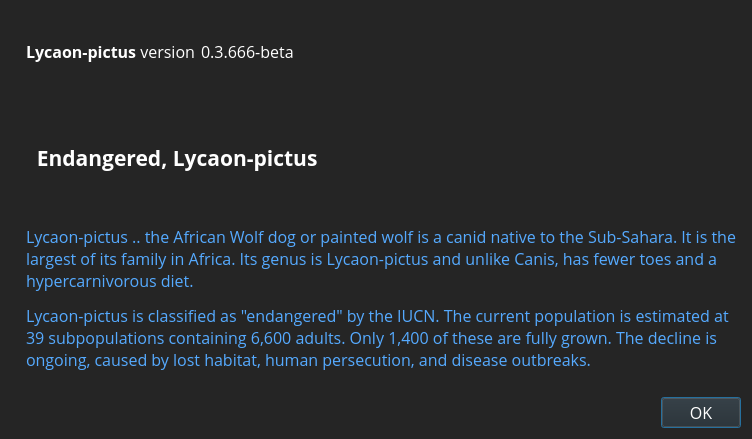
<?xml version="1.0" encoding="UTF-8"?>
<ui version="4.0">
 <class>AboutDialog</class>
 <widget class="QDialog" name="AboutDialog">
  <property name="geometry">
   <rect>
    <x>0</x>
    <y>0</y>
    <width>752</width>
    <height>439</height>
   </rect>
  </property>
  <property name="palette">
   <palette>
    <active>
     <colorrole role="WindowText">
      <brush brushstyle="SolidPattern">
       <color alpha="255">
        <red>255</red>
        <green>255</green>
        <blue>255</blue>
       </color>
      </brush>
     </colorrole>
     <colorrole role="Button">
      <brush brushstyle="SolidPattern">
       <color alpha="255">
        <red>37</red>
        <green>37</green>
        <blue>37</blue>
       </color>
      </brush>
     </colorrole>
     <colorrole role="Light">
      <brush brushstyle="SolidPattern">
       <color alpha="255">
        <red>55</red>
        <green>55</green>
        <blue>55</blue>
       </color>
      </brush>
     </colorrole>
     <colorrole role="Midlight">
      <brush brushstyle="SolidPattern">
       <color alpha="255">
        <red>46</red>
        <green>46</green>
        <blue>46</blue>
       </color>
      </brush>
     </colorrole>
     <colorrole role="Dark">
      <brush brushstyle="SolidPattern">
       <color alpha="255">
        <red>18</red>
        <green>18</green>
        <blue>18</blue>
       </color>
      </brush>
     </colorrole>
     <colorrole role="Mid">
      <brush brushstyle="SolidPattern">
       <color alpha="255">
        <red>24</red>
        <green>24</green>
        <blue>24</blue>
       </color>
      </brush>
     </colorrole>
     <colorrole role="Text">
      <brush brushstyle="SolidPattern">
       <color alpha="255">
        <red>255</red>
        <green>255</green>
        <blue>255</blue>
       </color>
      </brush>
     </colorrole>
     <colorrole role="BrightText">
      <brush brushstyle="SolidPattern">
       <color alpha="255">
        <red>255</red>
        <green>255</green>
        <blue>255</blue>
       </color>
      </brush>
     </colorrole>
     <colorrole role="ButtonText">
      <brush brushstyle="SolidPattern">
       <color alpha="255">
        <red>255</red>
        <green>255</green>
        <blue>255</blue>
       </color>
      </brush>
     </colorrole>
     <colorrole role="Base">
      <brush brushstyle="SolidPattern">
       <color alpha="255">
        <red>0</red>
        <green>0</green>
        <blue>0</blue>
       </color>
      </brush>
     </colorrole>
     <colorrole role="Window">
      <brush brushstyle="SolidPattern">
       <color alpha="255">
        <red>37</red>
        <green>37</green>
        <blue>37</blue>
       </color>
      </brush>
     </colorrole>
     <colorrole role="Shadow">
      <brush brushstyle="SolidPattern">
       <color alpha="255">
        <red>0</red>
        <green>0</green>
        <blue>0</blue>
       </color>
      </brush>
     </colorrole>
     <colorrole role="AlternateBase">
      <brush brushstyle="SolidPattern">
       <color alpha="255">
        <red>18</red>
        <green>18</green>
        <blue>18</blue>
       </color>
      </brush>
     </colorrole>
     <colorrole role="ToolTipBase">
      <brush brushstyle="SolidPattern">
       <color alpha="255">
        <red>255</red>
        <green>255</green>
        <blue>220</blue>
       </color>
      </brush>
     </colorrole>
     <colorrole role="ToolTipText">
      <brush brushstyle="SolidPattern">
       <color alpha="255">
        <red>0</red>
        <green>0</green>
        <blue>0</blue>
       </color>
      </brush>
     </colorrole>
    </active>
    <inactive>
     <colorrole role="WindowText">
      <brush brushstyle="SolidPattern">
       <color alpha="255">
        <red>255</red>
        <green>255</green>
        <blue>255</blue>
       </color>
      </brush>
     </colorrole>
     <colorrole role="Button">
      <brush brushstyle="SolidPattern">
       <color alpha="255">
        <red>37</red>
        <green>37</green>
        <blue>37</blue>
       </color>
      </brush>
     </colorrole>
     <colorrole role="Light">
      <brush brushstyle="SolidPattern">
       <color alpha="255">
        <red>55</red>
        <green>55</green>
        <blue>55</blue>
       </color>
      </brush>
     </colorrole>
     <colorrole role="Midlight">
      <brush brushstyle="SolidPattern">
       <color alpha="255">
        <red>46</red>
        <green>46</green>
        <blue>46</blue>
       </color>
      </brush>
     </colorrole>
     <colorrole role="Dark">
      <brush brushstyle="SolidPattern">
       <color alpha="255">
        <red>18</red>
        <green>18</green>
        <blue>18</blue>
       </color>
      </brush>
     </colorrole>
     <colorrole role="Mid">
      <brush brushstyle="SolidPattern">
       <color alpha="255">
        <red>24</red>
        <green>24</green>
        <blue>24</blue>
       </color>
      </brush>
     </colorrole>
     <colorrole role="Text">
      <brush brushstyle="SolidPattern">
       <color alpha="255">
        <red>255</red>
        <green>255</green>
        <blue>255</blue>
       </color>
      </brush>
     </colorrole>
     <colorrole role="BrightText">
      <brush brushstyle="SolidPattern">
       <color alpha="255">
        <red>255</red>
        <green>255</green>
        <blue>255</blue>
       </color>
      </brush>
     </colorrole>
     <colorrole role="ButtonText">
      <brush brushstyle="SolidPattern">
       <color alpha="255">
        <red>255</red>
        <green>255</green>
        <blue>255</blue>
       </color>
      </brush>
     </colorrole>
     <colorrole role="Base">
      <brush brushstyle="SolidPattern">
       <color alpha="255">
        <red>0</red>
        <green>0</green>
        <blue>0</blue>
       </color>
      </brush>
     </colorrole>
     <colorrole role="Window">
      <brush brushstyle="SolidPattern">
       <color alpha="255">
        <red>37</red>
        <green>37</green>
        <blue>37</blue>
       </color>
      </brush>
     </colorrole>
     <colorrole role="Shadow">
      <brush brushstyle="SolidPattern">
       <color alpha="255">
        <red>0</red>
        <green>0</green>
        <blue>0</blue>
       </color>
      </brush>
     </colorrole>
     <colorrole role="AlternateBase">
      <brush brushstyle="SolidPattern">
       <color alpha="255">
        <red>18</red>
        <green>18</green>
        <blue>18</blue>
       </color>
      </brush>
     </colorrole>
     <colorrole role="ToolTipBase">
      <brush brushstyle="SolidPattern">
       <color alpha="255">
        <red>255</red>
        <green>255</green>
        <blue>220</blue>
       </color>
      </brush>
     </colorrole>
     <colorrole role="ToolTipText">
      <brush brushstyle="SolidPattern">
       <color alpha="255">
        <red>0</red>
        <green>0</green>
        <blue>0</blue>
       </color>
      </brush>
     </colorrole>
    </inactive>
    <disabled>
     <colorrole role="WindowText">
      <brush brushstyle="SolidPattern">
       <color alpha="255">
        <red>18</red>
        <green>18</green>
        <blue>18</blue>
       </color>
      </brush>
     </colorrole>
     <colorrole role="Button">
      <brush brushstyle="SolidPattern">
       <color alpha="255">
        <red>37</red>
        <green>37</green>
        <blue>37</blue>
       </color>
      </brush>
     </colorrole>
     <colorrole role="Light">
      <brush brushstyle="SolidPattern">
       <color alpha="255">
        <red>55</red>
        <green>55</green>
        <blue>55</blue>
       </color>
      </brush>
     </colorrole>
     <colorrole role="Midlight">
      <brush brushstyle="SolidPattern">
       <color alpha="255">
        <red>46</red>
        <green>46</green>
        <blue>46</blue>
       </color>
      </brush>
     </colorrole>
     <colorrole role="Dark">
      <brush brushstyle="SolidPattern">
       <color alpha="255">
        <red>18</red>
        <green>18</green>
        <blue>18</blue>
       </color>
      </brush>
     </colorrole>
     <colorrole role="Mid">
      <brush brushstyle="SolidPattern">
       <color alpha="255">
        <red>24</red>
        <green>24</green>
        <blue>24</blue>
       </color>
      </brush>
     </colorrole>
     <colorrole role="Text">
      <brush brushstyle="SolidPattern">
       <color alpha="255">
        <red>18</red>
        <green>18</green>
        <blue>18</blue>
       </color>
      </brush>
     </colorrole>
     <colorrole role="BrightText">
      <brush brushstyle="SolidPattern">
       <color alpha="255">
        <red>255</red>
        <green>255</green>
        <blue>255</blue>
       </color>
      </brush>
     </colorrole>
     <colorrole role="ButtonText">
      <brush brushstyle="SolidPattern">
       <color alpha="255">
        <red>18</red>
        <green>18</green>
        <blue>18</blue>
       </color>
      </brush>
     </colorrole>
     <colorrole role="Base">
      <brush brushstyle="SolidPattern">
       <color alpha="255">
        <red>37</red>
        <green>37</green>
        <blue>37</blue>
       </color>
      </brush>
     </colorrole>
     <colorrole role="Window">
      <brush brushstyle="SolidPattern">
       <color alpha="255">
        <red>37</red>
        <green>37</green>
        <blue>37</blue>
       </color>
      </brush>
     </colorrole>
     <colorrole role="Shadow">
      <brush brushstyle="SolidPattern">
       <color alpha="255">
        <red>0</red>
        <green>0</green>
        <blue>0</blue>
       </color>
      </brush>
     </colorrole>
     <colorrole role="AlternateBase">
      <brush brushstyle="SolidPattern">
       <color alpha="255">
        <red>37</red>
        <green>37</green>
        <blue>37</blue>
       </color>
      </brush>
     </colorrole>
     <colorrole role="ToolTipBase">
      <brush brushstyle="SolidPattern">
       <color alpha="255">
        <red>255</red>
        <green>255</green>
        <blue>220</blue>
       </color>
      </brush>
     </colorrole>
     <colorrole role="ToolTipText">
      <brush brushstyle="SolidPattern">
       <color alpha="255">
        <red>0</red>
        <green>0</green>
        <blue>0</blue>
       </color>
      </brush>
     </colorrole>
    </disabled>
   </palette>
  </property>
  <property name="font">
   <font>
    <family>Open Sans</family>
    <pointsize>12</pointsize>
   </font>
  </property>
  <property name="windowTitle">
   <string>About Lycaon-pictus</string>
  </property>
  <layout class="QHBoxLayout" name="horizontalLayout_2">
   <item>
    <widget class="QLabel" name="label_4">
     <property name="sizePolicy">
      <sizepolicy hsizetype="Preferred" vsizetype="Ignored">
       <horstretch>0</horstretch>
       <verstretch>0</verstretch>
      </sizepolicy>
     </property>
     <property name="pixmap">
      <pixmap resource="../bitcoin.qrc">:/images/about</pixmap>
     </property>
    </widget>
   </item>
   <item>
    <layout class="QVBoxLayout" name="verticalLayout_2">
     <item>
      <layout class="QHBoxLayout" name="horizontalLayout">
       <item>
        <widget class="QLabel" name="label">
         <property name="cursor">
          <cursorShape>IBeamCursor</cursorShape>
         </property>
         <property name="styleSheet">
          <string notr="true">color: rgb(255, 255, 255);</string>
         </property>
         <property name="text">
          <string>&lt;b&gt;Lycaon-pictus&lt;/b&gt; version</string>
         </property>
         <property name="textInteractionFlags">
          <set>Qt::LinksAccessibleByMouse|Qt::TextSelectableByKeyboard|Qt::TextSelectableByMouse</set>
         </property>
        </widget>
       </item>
       <item>
        <widget class="QLabel" name="versionLabel">
         <property name="cursor">
          <cursorShape>IBeamCursor</cursorShape>
         </property>
         <property name="styleSheet">
          <string notr="true">color: rgb(255, 255, 255);</string>
         </property>
         <property name="text">
          <string notr="true">0.3.666-beta</string>
         </property>
         <property name="textInteractionFlags">
          <set>Qt::LinksAccessibleByMouse|Qt::TextSelectableByKeyboard|Qt::TextSelectableByMouse</set>
         </property>
        </widget>
       </item>
       <item>
        <spacer name="horizontalSpacer">
         <property name="orientation">
          <enum>Qt::Horizontal</enum>
         </property>
         <property name="sizeHint" stdset="0">
          <size>
           <width>40</width>
           <height>20</height>
          </size>
         </property>
        </spacer>
       </item>
      </layout>
     </item>
     <item>
      <spacer name="horizontalSpacer_2">
       <property name="orientation">
        <enum>Qt::Horizontal</enum>
       </property>
       <property name="sizeHint" stdset="0">
        <size>
         <width>40</width>
         <height>20</height>
        </size>
       </property>
      </spacer>
     </item>
     <item>
      <widget class="QLabel" name="copyrightLabel">
       <property name="font">
        <font>
         <family>Open Sans</family>
         <pointsize>16</pointsize>
         <weight>75</weight>
         <bold>true</bold>
        </font>
       </property>
       <property name="cursor">
        <cursorShape>IBeamCursor</cursorShape>
       </property>
       <property name="styleSheet">
        <string notr="true">color: rgb(255, 255, 255);</string>
       </property>
       <property name="text">
        <string>  Endangered, Lycaon-pictus </string>
       </property>
       <property name="textInteractionFlags">
        <set>Qt::LinksAccessibleByMouse|Qt::TextSelectableByKeyboard|Qt::TextSelectableByMouse</set>
       </property>
      </widget>
     </item>
     <item>
      <spacer name="horizontalSpacer_3">
       <property name="orientation">
        <enum>Qt::Horizontal</enum>
       </property>
       <property name="sizeHint" stdset="0">
        <size>
         <width>40</width>
         <height>20</height>
        </size>
       </property>
      </spacer>
     </item>
     <item>
      <widget class="QLabel" name="label_2">
       <property name="cursor">
        <cursorShape>IBeamCursor</cursorShape>
       </property>
       <property name="text">
        <string>&lt;html&gt;&lt;head/&gt;&lt;body&gt;&lt;p&gt;&lt;span style=&quot; color:#55aaff;&quot;&gt;Lycaon-pictus .. the African Wolf dog or painted wolf is a canid native to the Sub-Sahara. It is the largest of its family in Africa. Its genus is Lycaon-pictus and unlike Canis, has fewer toes and a hypercarnivorous diet.&lt;/span&gt;&lt;/p&gt;&lt;p&gt;&lt;span style=&quot; color:#55aaff;&quot;&gt;Lycaon-pictus is classified as &amp;quot;endangered&amp;quot; by the IUCN. The current population is estimated at 39 subpopulations containing 6,600 adults. Only 1,400 of these are fully grown. The decline is ongoing, caused by lost habitat, human persecution, and disease outbreaks.&lt;/span&gt;&lt;/p&gt;&lt;/body&gt;&lt;/html&gt;</string>
       </property>
       <property name="wordWrap">
        <bool>true</bool>
       </property>
       <property name="textInteractionFlags">
        <set>Qt::LinksAccessibleByMouse|Qt::TextSelectableByKeyboard|Qt::TextSelectableByMouse</set>
       </property>
      </widget>
     </item>
     <item>
      <spacer name="horizontalSpacer_4">
       <property name="orientation">
        <enum>Qt::Horizontal</enum>
       </property>
       <property name="sizeHint" stdset="0">
        <size>
         <width>40</width>
         <height>20</height>
        </size>
       </property>
      </spacer>
     </item>
     <item>
      <widget class="QDialogButtonBox" name="buttonBox">
       <property name="orientation">
        <enum>Qt::Horizontal</enum>
       </property>
       <property name="standardButtons">
        <set>QDialogButtonBox::Ok</set>
       </property>
      </widget>
     </item>
    </layout>
   </item>
  </layout>
 </widget>
 <resources>
  <include location="../bitcoin.qrc"/>
 </resources>
 <connections>
  <connection>
   <sender>buttonBox</sender>
   <signal>accepted()</signal>
   <receiver>AboutDialog</receiver>
   <slot>accept()</slot>
   <hints>
    <hint type="sourcelabel">
     <x>360</x>
     <y>308</y>
    </hint>
    <hint type="destinationlabel">
     <x>157</x>
     <y>274</y>
    </hint>
   </hints>
  </connection>
  <connection>
   <sender>buttonBox</sender>
   <signal>rejected()</signal>
   <receiver>AboutDialog</receiver>
   <slot>reject()</slot>
   <hints>
    <hint type="sourcelabel">
     <x>428</x>
     <y>308</y>
    </hint>
    <hint type="destinationlabel">
     <x>286</x>
     <y>274</y>
    </hint>
   </hints>
  </connection>
 </connections>
</ui>
